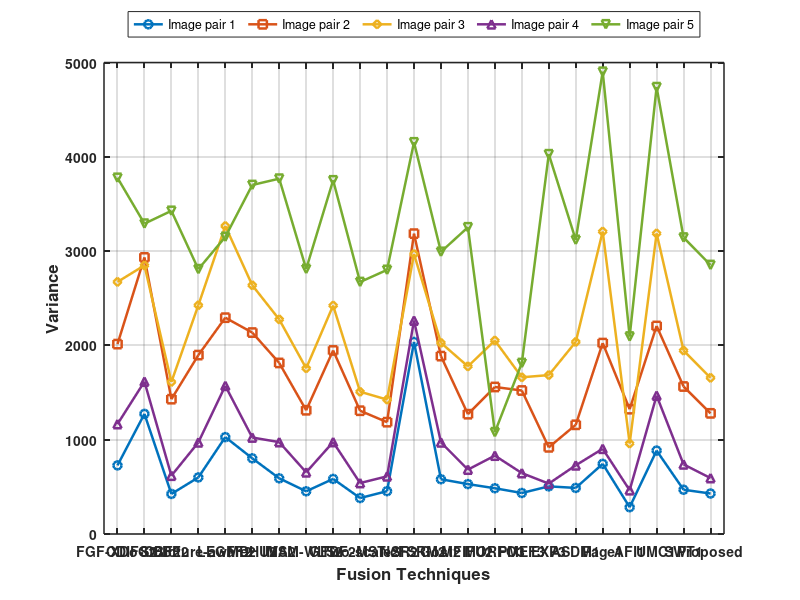

Write MATLAB code to recreate this figure.

clear; close all; clc;

% ---------------------------------------------------------
% Methods (23 Techniques) - Original Names Preserved
% ---------------------------------------------------------
methods = { ...
    'FGF-XDoG2','CDIF-CBF2','CBF2','Structure-aware2','LEGFF2',...
    'MDHU2','IMA2','VSM-WLS2','GFDF2','Two-scale2',...
    'MST-SR2','NcFSRM2','Gost2','MFIFU2','MORFO3',...
    'PMEF3','EXP3','ASDM1','Page1','AFI1','UMC1','SWT1','Proposed'};

% ---------------------------------------------------------
% VARIANCE VALUES FOR DATASETS 1, 8, 14, 17 AND D
% ---------------------------------------------------------
A = [727.78 1273.7 424.9799 600.09 1027.5 ...
     802.72 590.38 452.9 584.28 381.2386 ...
     454.33 2036.8 580.59 529.28 485.14 ...
     434.8526 505.2748 488.6 743.95 284.25 ...
     884.63 469.42 429.2618];

B = [2013.8 2933 1429.8105 1897.3 2294 ...
     2136.2 1813.9 1312.3 1946.4 1307.3092 ...
     1185.9 3185.2 1886.4 1270.6 1559.1 ...
     1521.7388 919.001 1157.9 2024.7 1323.5 ...
     2206.2 1564.1 1279.5035];

C = [2673.3 2848.6 1612.232 2426.3 3266 ...
     2637.9 2275.5 1757.4 2422.7 1508.7382 ...
     1425.4 2968.8 2027.2 1777.5 2052 ...
     1661.8595 1685.206 2037 3207.1 960.14 ...
     3188 1945.2 1655.9416];

D = [1165.5 1616.1 618.2891 971.7 1571.4 ...
     1023.4 974.38 654.17 975.07 540.3969 ...
     611.58 2263.8 971.65 682.87 831.08 ...
     645.799 534.3003 728.17 903.9 464.27 ...
     1467.5 738.32 593.0282];

E = [3777.251 3291.155 3427.015 2808.418 3150.626 ...
     3701.157 3768.231 2810.608 3750.666 2672.138 ...
     2800.805 4153.62 2992.179 3252.671 1079.5797 ...
     1813.2146 4027.4221 3119.0734 4902.1109 2094.1101 ...
     4738.866 3143.8016 2852.725];

% ---------------------------------------------------------
% PLOT VARIANCE VALUES
% ---------------------------------------------------------
figure('Color','w','Position',[100 100 1400 650]);

hold on;
grid on;
box on;

x = 1:length(methods);

plot(x,A,'-o','LineWidth',1.8,'MarkerSize',6);
plot(x,B,'-s','LineWidth',1.8,'MarkerSize',6);
plot(x,C,'-d','LineWidth',1.8,'MarkerSize',6);
plot(x,D,'-^','LineWidth',1.8,'MarkerSize',6);
plot(x,E,'-v','LineWidth',1.8,'MarkerSize',6);

% ---------------------------------------------------------
% AXIS SETTINGS
% ---------------------------------------------------------
set(gca,'XTick',x,...
        'XTickLabel',methods,...
        'XTickLabelRotation',50,...
        'FontSize',10,...
        'FontWeight','bold');

xlim([0.5 23.5]);

xlabel('Fusion Techniques','FontSize',12,'FontWeight','bold');
ylabel('Variance','FontSize',12,'FontWeight','bold');

%title('Variance Comparison Across Datasets 1, 8, 14, 17 and D',...'FontSize',14,'FontWeight','bold');

legend({'Image pair 1','Image pair 2','Image pair 3',...
        'Image pair 4','Image pair 5'},...
        'Location','northoutside',...
        'Orientation','horizontal');

set(gca,'LineWidth',1.1);

hold off;

% ---------------------------------------------------------
% SAVE FIGURE
% ---------------------------------------------------------
exportgraphics(gcf,'Variance_Comparison_image.png','Resolution',600);
